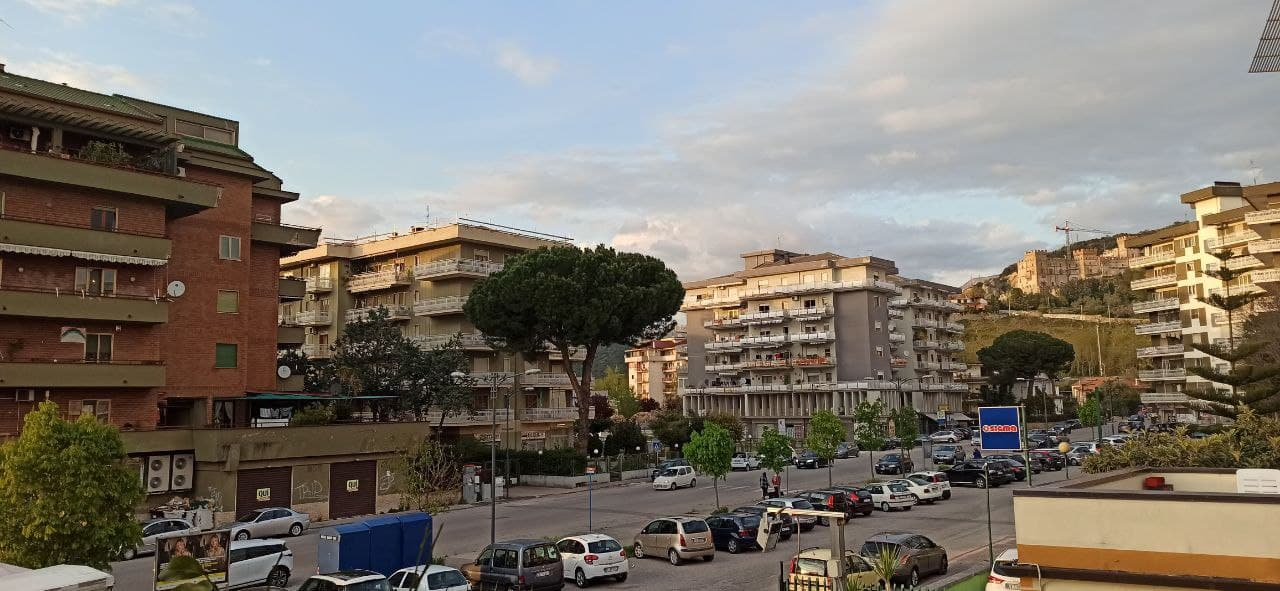
#> input picture Visione computazionale/Python/9. Omografia e mosaicing/city1.jpg, 1280 x 591 px
$ python mosaicing.py   (Python 2 division)
#> lines starting #> are read from the running program, lines starting #| are printed output that depends on the picture
import numpy as np
import cv2
from scipy.interpolate import RegularGridInterpolator
import matplotlib.pyplot as plt

def vec(A):
    # Reorganize matrix elements into a column vector.
    return A.reshape(-1, 1, order='F')

# [141 lines left out: functions ivec, p2t, compute_homography_cv2, compute_homography_dlt, imwarp_improved, not called in this run]

def main():
    # Load images
    img1 = cv2.imread('city1.jpg', cv2.IMREAD_GRAYSCALE)
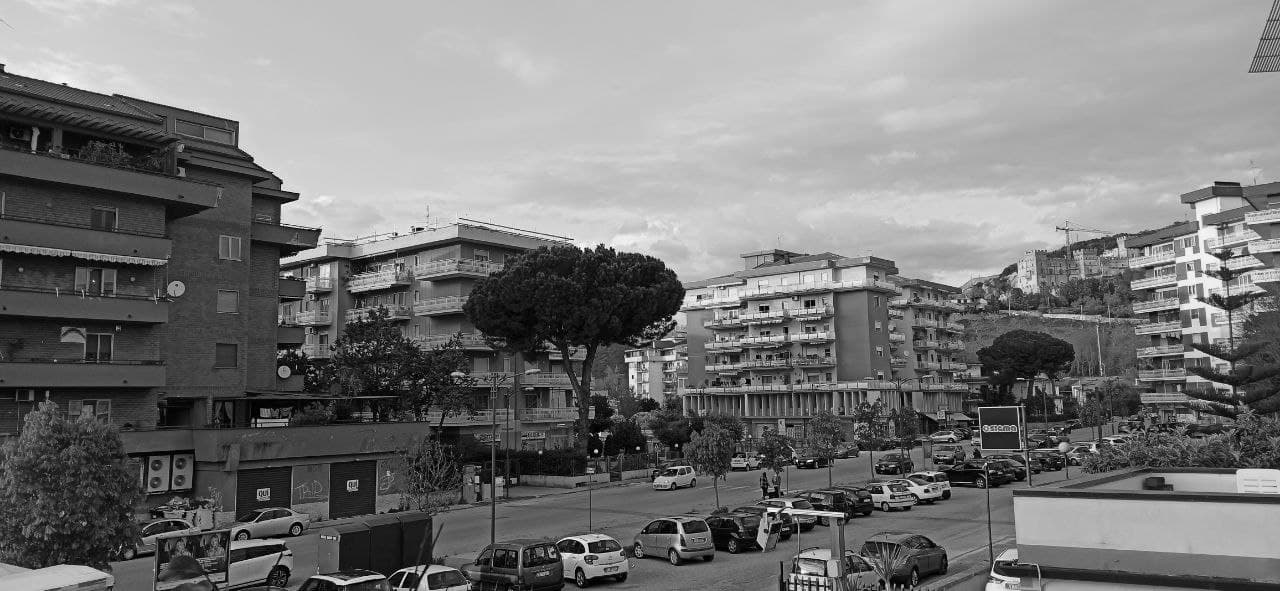
#> img1: shape (591, 1280); min 0, max 255, mean 120.6
    img2 = cv2.imread('city2.jpg', cv2.IMREAD_GRAYSCALE)
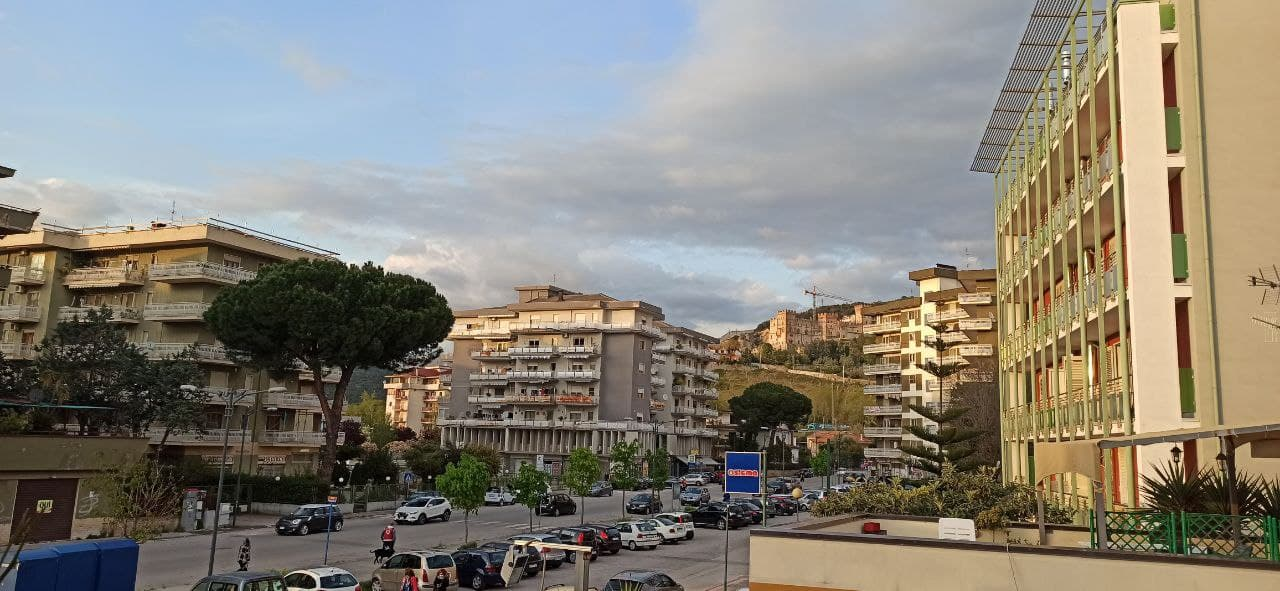
#> input picture Visione computazionale/Python/9. Omografia e mosaicing/city2.jpg, 1280 x 591 px
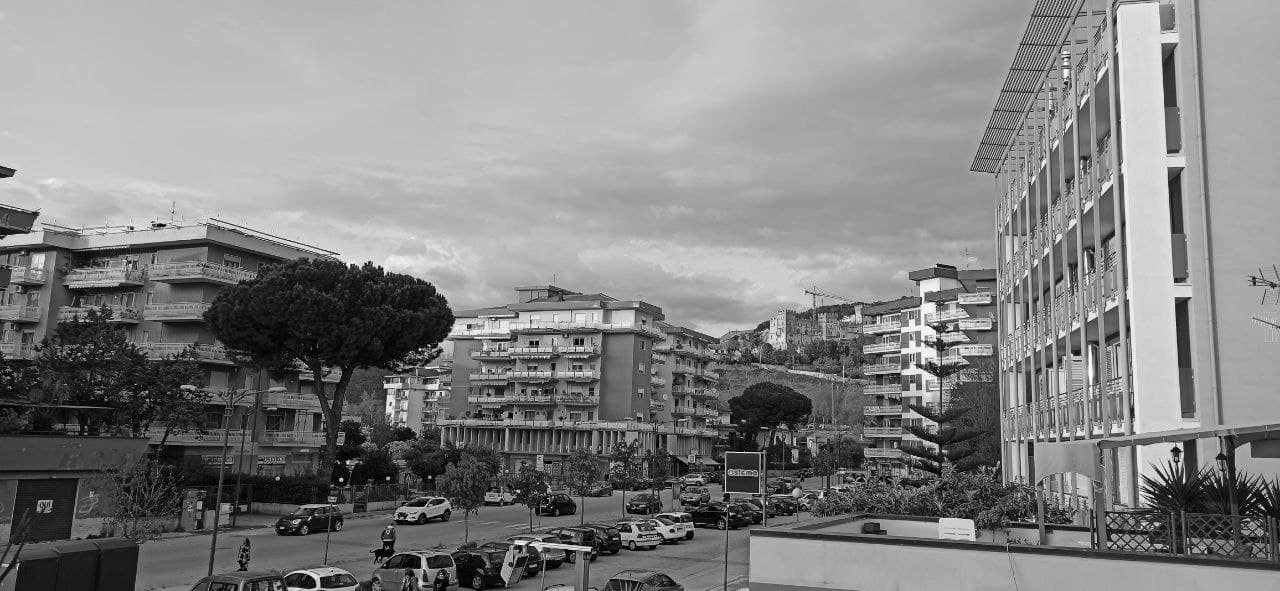
#> img2: shape (591, 1280); min 0, max 255, mean 131.8

    if img1 is None or img2 is None:
        raise FileNotFoundError("Could not load city1.jpg or city2.jpg")

    # Convert to float for better processing
    img1 = img1.astype(np.float64)
    img2 = img2.astype(np.float64)

    # Display images
    fig, (ax1, ax2) = plt.subplots(1, 2, figsize=(12, 6))
    ax1.imshow(img1, cmap='gray')
    ax1.set_title('Image 1 - Click 4 points')
    ax2.imshow(img2, cmap='gray')
    ax2.set_title('Image 2 - Click 4 corresponding points')
    plt.tight_layout()

    # Point picking (4 points minimum for homography)
    print("Please select 4 corresponding points in both images")
    print("Click on image 1 first, then corresponding points on image 2")
#> (the run stopped early here; a loop or call above may not have finished)
